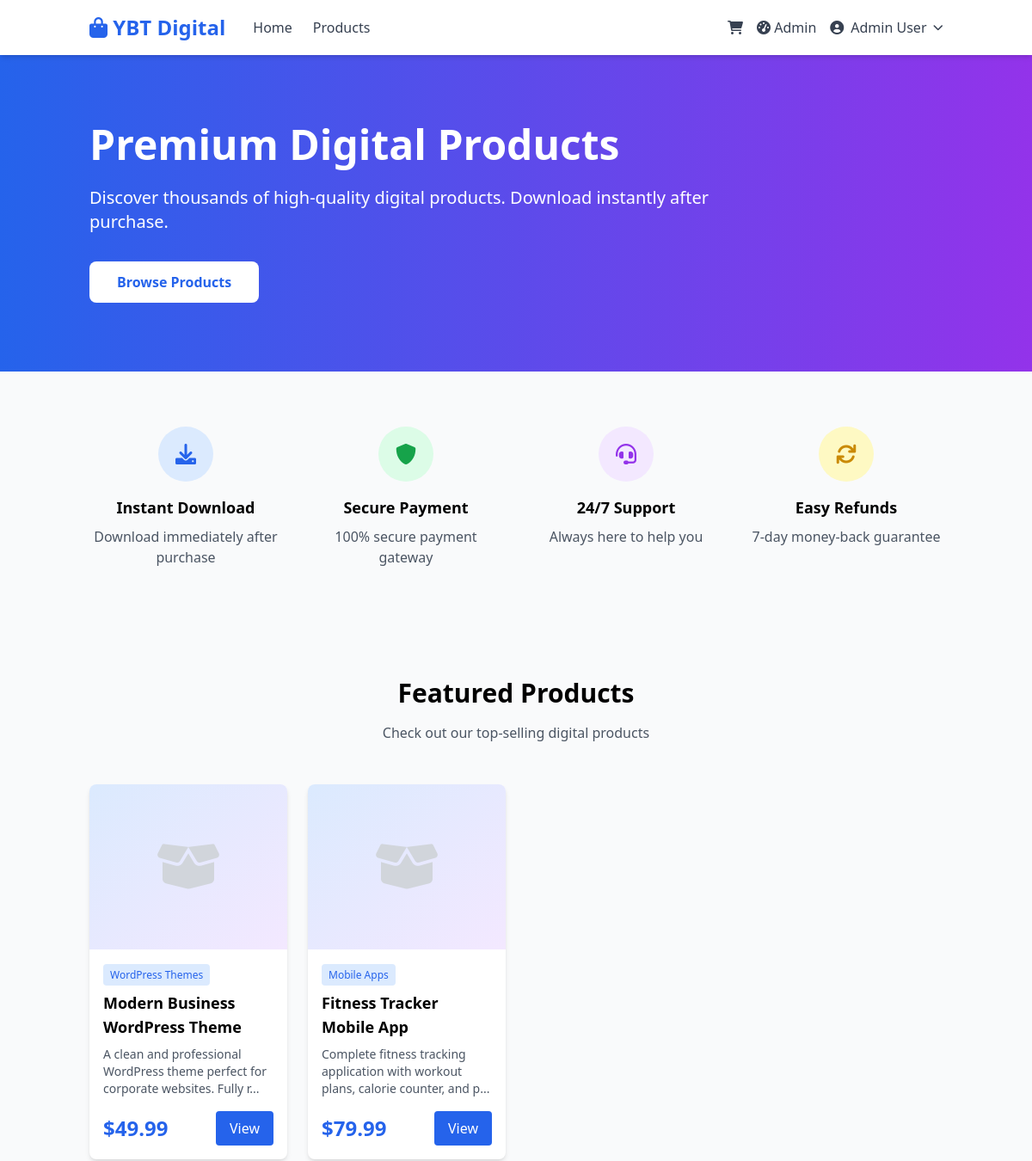
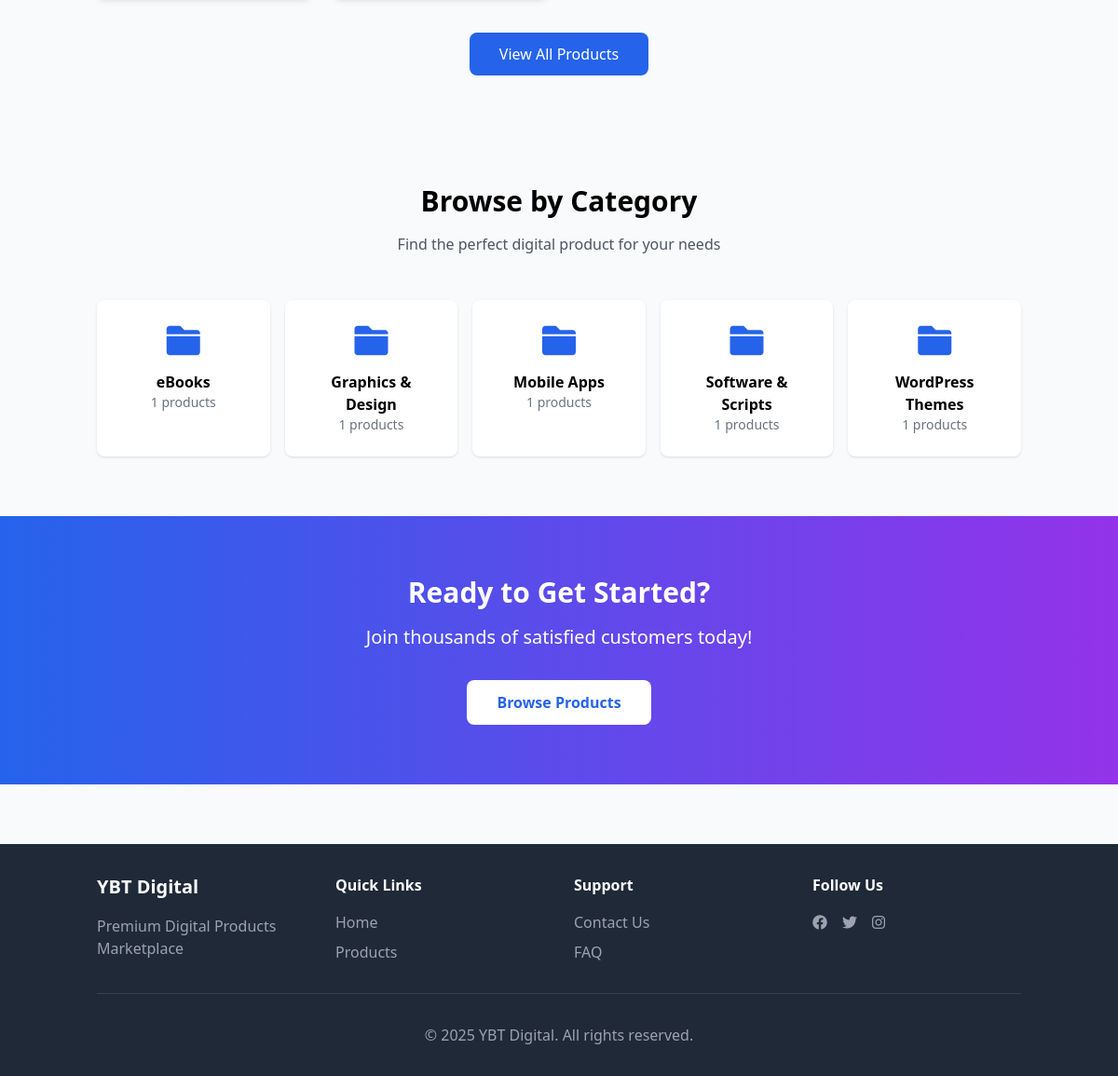
The page / (signed in) on the database its author committed (2 pictures, top to bottom).
### tables this page shows
CREATE TABLE IF NOT EXISTS products (
    id INT UNSIGNED AUTO_INCREMENT PRIMARY KEY,
    category_id INT UNSIGNED NULL,
    title VARCHAR(255) NOT NULL,
    slug VARCHAR(255) UNIQUE NOT NULL,
    description TEXT,
    price DECIMAL(10, 2) NOT NULL,
    thumbnail VARCHAR(500),
    is_featured BOOLEAN DEFAULT FALSE,
    created_at TIMESTAMP DEFAULT CURRENT_TIMESTAMP,
    updated_at TIMESTAMP DEFAULT CURRENT_TIMESTAMP ON UPDATE CURRENT_TIMESTAMP,
    FOREIGN KEY (category_id) REFERENCES categories(id) ON DELETE SET NULL,
    INDEX idx_slug (slug),
    INDEX idx_category (category_id),
    INDEX idx_featured (is_featured)
);

CREATE TABLE IF NOT EXISTS categories (
    id INT UNSIGNED AUTO_INCREMENT PRIMARY KEY,
    name VARCHAR(255) NOT NULL,
    slug VARCHAR(255) UNIQUE NOT NULL,
    description TEXT,
    created_at TIMESTAMP DEFAULT CURRENT_TIMESTAMP,
    updated_at TIMESTAMP DEFAULT CURRENT_TIMESTAMP ON UPDATE CURRENT_TIMESTAMP,
    INDEX idx_slug (slug)
);

### app/controllers/HomeController.php (called while the page is built)
<?php
class HomeController {
    private $productModel;
    private $categoryModel;
    public function __construct() {
        $this->productModel = new Product();
        $this->categoryModel = new Category();
    }
    public function index() {
        $featuredProducts = $this->productModel->getFeatured(8);
        $categories = $this->categoryModel->getAll();
        require_once APP_PATH . '/views/home.php';
    }
}

### app/core/Database.php (called while the page is built, shortened)
<?php
class Database {
    private static $instance = null;
    private $pdo;
    private function __construct() {
        $dsn = 'mysql:host=' . DB_HOST . ';dbname=' . DB_NAME . ';charset=' . DB_CHARSET;
        $options = [
            PDO::ATTR_ERRMODE => PDO::ERRMODE_EXCEPTION,
            PDO::ATTR_DEFAULT_FETCH_MODE => PDO::FETCH_ASSOC,
            PDO::ATTR_EMULATE_PREPARES => false,
        ];
        try {
            $this->pdo = new PDO($dsn, DB_USER, DB_PASS, $options);
        } catch (PDOException $e) {
            if (APP_DEBUG) {
                die('Database Connection Error: ' . $e->getMessage());
            } else {
                die('Database connection failed. Please try again later.');
            }
        }
    }
    public static function getInstance() {
        if (self::$instance === null) {
            self::$instance = new self();
        }
        return self::$instance;
    }
    public function query($sql, $params = []) {
        $stmt = $this->pdo->prepare($sql);
        $stmt->execute($params);
        return $stmt;
    }
    public function fetchAll($sql, $params = []) {
        $stmt = $this->query($sql, $params);
        return $stmt->fetchAll();
    }
}

### app/models/Product.php (called while the page is built, shortened)
<?php
class Product {
    private $db;
    public function __construct() {
        $this->db = Database::getInstance();
    }
    public function getAll($limit = null, $offset = 0, $categoryId = null, $search = '', $featured = null) {
        $sql = "SELECT p.*, c.name as category_name
                FROM products p
                LEFT JOIN categories c ON p.category_id = c.id
                WHERE 1=1";
        $params = [];
        if ($featured !== null) {
            $sql .= " AND p.is_featured = ?";
            $params[] = $featured;
        }
        $sql .= " ORDER BY p.created_at DESC";
        if ($limit) {
            $sql .= " LIMIT ? OFFSET ?";
            $params[] = $limit;
            $params[] = $offset;
        }
        return $this->db->fetchAll($sql, $params);
    }
    public function getFeatured($limit = 8) {
        return $this->getAll($limit, 0, null, '', true);
    }
}

### app/core/Helpers.php (called while the page is built, shortened)
<?php
function isLoggedIn() {
    return isset($_SESSION['user_id']);
}
function sanitize($data) {
    return htmlspecialchars(trim($data), ENT_QUOTES, 'UTF-8');
}
function formatPrice($amount) {
    return '$' . number_format($amount, 2);
}
function truncate($text, $length = 100, $suffix = '...') {
    return substr($text, 0, $length) . $suffix;
}

### app/models/Category.php (called while the page is built, shortened)
<?php
class Category {
    private $db;
    public function __construct() {
        $this->db = Database::getInstance();
    }
    public function getAll() {
        $sql = "SELECT c.*, COUNT(p.id) as product_count
                FROM categories c
                LEFT JOIN products p ON c.id = p.category_id
                GROUP BY c.id
                ORDER BY c.name ASC";
        return $this->db->fetchAll($sql);
    }
}

### app/views/home.php (the view, shortened to what this page needs)
<?php require_once APP_PATH . '/views/layouts/header.php'; ?>
<section class="bg-gradient-to-r from-blue-600 to-purple-600 text-white py-20">
    <div class="container mx-auto px-4">
        <div class="max-w-3xl">
            <h1 class="text-5xl font-bold mb-6">Premium Digital Products</h1>
            <p class="text-xl mb-8">Discover thousands of high-quality digital products. Download instantly after purchase.</p>
            <div class="flex space-x-4">
                <a href="<?php echo BASE_URL; ?>/products" class="bg-white text-blue-600 px-8 py-3 rounded-lg font-semibold hover:bg-gray-100">
                    Browse Products
                </a>
            </div>
        </div>
    </div>
</section>
<section class="py-16">
    <div class="container mx-auto px-4">
        <div class="grid grid-cols-1 md:grid-cols-4 gap-8">
            <div class="text-center">
                <div class="bg-blue-100 w-16 h-16 rounded-full flex items-center justify-center mx-auto mb-4">
                    <i class="fas fa-download text-2xl text-blue-600"></i>
                </div>
                <h3 class="font-bold text-lg mb-2">Instant Download</h3>
                <p class="text-gray-600">Download immediately after purchase</p>
            </div>
            <div class="text-center">
                <div class="bg-green-100 w-16 h-16 rounded-full flex items-center justify-center mx-auto mb-4">
                    <i class="fas fa-shield-alt text-2xl text-green-600"></i>
                </div>
                <h3 class="font-bold text-lg mb-2">Secure Payment</h3>
                <p class="text-gray-600">100% secure payment gateway</p>
            </div>
            <div class="text-center">
                <div class="bg-purple-100 w-16 h-16 rounded-full flex items-center justify-center mx-auto mb-4">
                    <i class="fas fa-headset text-2xl text-purple-600"></i>
                </div>
                <h3 class="font-bold text-lg mb-2">24/7 Support</h3>
                <p class="text-gray-600">Always here to help you</p>
            </div>
            <div class="text-center">
                <div class="bg-yellow-100 w-16 h-16 rounded-full flex items-center justify-center mx-auto mb-4">
                    <i class="fas fa-sync text-2xl text-yellow-600"></i>
                </div>
                <h3 class="font-bold text-lg mb-2">Easy Refunds</h3>
                <p class="text-gray-600">7-day money-back guarantee</p>
            </div>
        </div>
    </div>
</section>
<?php if (!empty($featuredProducts)): ?>
<section class="py-16 bg-gray-50">
    <div class="container mx-auto px-4">
        <div class="text-center mb-12">
            <h2 class="text-3xl font-bold mb-4">Featured Products</h2>
            <p class="text-gray-600">Check out our top-selling digital products</p>
        </div>
        <div class="grid grid-cols-1 md:grid-cols-2 lg:grid-cols-4 gap-6">
            <?php foreach ($featuredProducts as $product): ?>
            <div class="bg-white rounded-lg shadow-md overflow-hidden hover:shadow-xl transition">
                <div class="h-48 bg-gradient-to-br from-blue-100 to-purple-100 flex items-center justify-center">
                    <?php if ($product['thumbnail']): ?>
                        <img src="<?php echo BASE_URL . '/uploads/' . $product['thumbnail']; ?>" alt="<?php echo sanitize($product['title']); ?>" class="w-full h-full object-cover">
                    <?php else: ?>
                        <i class="fas fa-box-open text-6xl text-gray-300"></i>
                    <?php endif; ?>
                </div>
                <div class="p-4">
                    <?php if ($product['category_name']): ?>
                    <span class="text-xs bg-blue-100 text-blue-600 px-2 py-1 rounded"><?php echo sanitize($product['category_name']); ?></span>
                    <?php endif; ?>
                    <h3 class="font-bold text-lg mt-2 mb-2">
                        <a href="<?php echo BASE_URL; ?>/product?id=<?php echo $product['id']; ?>" class="hover:text-blue-600">
                            <?php echo sanitize($product['title']); ?>
                        </a>
                    </h3>
                    <p class="text-gray-600 text-sm mb-4"><?php echo truncate($product['description'], 80); ?></p>
                    <div class="flex justify-between items-center">
                        <span class="text-2xl font-bold text-blue-600"><?php echo formatPrice($product['price']); ?></span>
                        <a href="<?php echo BASE_URL; ?>/product?id=<?php echo $product['id']; ?>" class="bg-blue-600 text-white px-4 py-2 rounded hover:bg-blue-700">
                            View
                        </a>
                    </div>
                </div>
            </div>
            <?php endforeach; ?>
        </div>
        <div class="text-center mt-12">
            <a href="<?php echo BASE_URL; ?>/products" class="bg-blue-600 text-white px-8 py-3 rounded-lg hover:bg-blue-700">
                View All Products
            </a>
        </div>
    </div>
</section>
<?php endif; ?>
<?php if (!empty($categories)): ?>
<section class="py-16">
    <div class="container mx-auto px-4">
        <div class="text-center mb-12">
            <h2 class="text-3xl font-bold mb-4">Browse by Category</h2>
            <p class="text-gray-600">Find the perfect digital product for your needs</p>
        </div>
        <div class="grid grid-cols-2 md:grid-cols-3 lg:grid-cols-5 gap-4">
            <?php foreach ($categories as $category): ?>
            <a href="<?php echo BASE_URL; ?>/products?category=<?php echo $category['id']; ?>" class="bg-white p-6 rounded-lg shadow hover:shadow-lg transition text-center">
                <i class="fas fa-folder text-4xl text-blue-600 mb-3"></i>
                <h3 class="font-semibold"><?php echo sanitize($category['name']); ?></h3>
                <p class="text-sm text-gray-500"><?php echo $category['product_count']; ?> products</p>
            </a>
            <?php endforeach; ?>
        </div>
    </div>
</section>
<?php endif; ?>
<section class="bg-gradient-to-r from-blue-600 to-purple-600 text-white py-16">
    <div class="container mx-auto px-4 text-center">
        <h2 class="text-3xl font-bold mb-4">Ready to Get Started?</h2>
        <p class="text-xl mb-8">Join thousands of satisfied customers today!</p>
        <?php if (!isLoggedIn()): ?>
        <a href="<?php echo BASE_URL; ?>/register" class="bg-white text-blue-600 px-8 py-3 rounded-lg font-semibold hover:bg-gray-100 inline-block">
            Create Free Account
        </a>
        <?php else: ?>
        <a href="<?php echo BASE_URL; ?>/products" class="bg-white text-blue-600 px-8 py-3 rounded-lg font-semibold hover:bg-gray-100 inline-block">
            Browse Products
        </a>
        <?php endif; ?>
    </div>
</section>
<?php require_once APP_PATH . '/views/layouts/footer.php'; ?>

### rows shown on the page
products: category.name "WordPress Themes", title "Modern Business WordPress Theme", description "A clean and professional WordPress theme perfect for corporate websites. Fully r...", price "$49.99"
products: category.name "Mobile Apps", title "Fitness Tracker Mobile App", description "Complete fitness tracking application with workout plans, calorie counter, and p...", price "$79.99"
categories: name "eBooks", product_count "1"
categories: name "Graphics & Design", product_count "1"
categories: name "Mobile Apps", product_count "1"
categories: name "Software & Scripts", product_count "1"
categories: name "WordPress Themes", product_count "1"

### other values the page prints
SITE_NAME "YBT Digital"
$_SESSION['user_name'] "Admin User"
SITE_TAGLINE "Premium Digital Products Marketplace"
